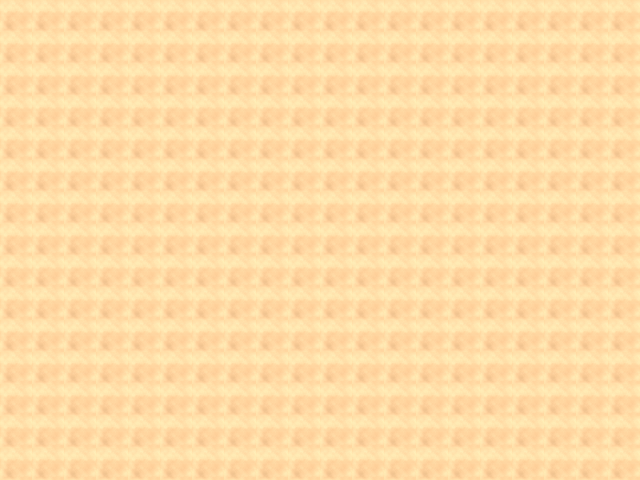

Rendered tile map (Tiled .tmx) drawn with the repository's tilesets; below, a short description and the map source with its tile grids summarised:
An orthogonal 20x15 tile map with 32x32 px tiles, 1 tile layer (Ground) and 4 objects.

<map version="1.0" orientation="orthogonal" width="20" height="15" tilewidth="32" tileheight="32">
 <tileset firstgid="1" name="Tiles Set" tilewidth="32" tileheight="32">
  <image source="../img/Tiles Set.png" width="192" height="192" />
 </tileset>
 <layer name="Ground" width="20" height="15">
  <data>[300 cells, 300 non-empty, 1 distinct tile ids]</data>
 </layer>
 <objectgroup name="Wall" width="20" height="15">
  <object gid="10" x="32" y="32" />
  <object gid="10" x="0" y="32" />
  <object gid="10" x="64" y="33" />
  <object gid="10" x="96" y="32" />
 </objectgroup>
</map>
